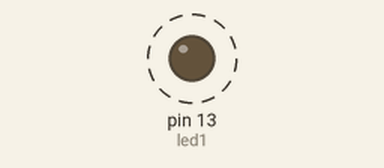
This sketch was run on a simulated Arduino Uno, built with avr-gcc and run on an emulated ATmega328P. On the bench: output pins drawn as LEDs (lit = HIGH). Dashed ring = blinking. No radio packets arrive unless stated.

Above: at 0.5 s.
Timing chart, 0 to 3.0 s (numbered marks = the images above):
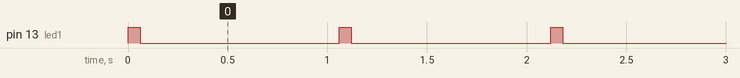

Measured:
- by itself, pin 13 (led1): alternates HIGH for 0.06 s and LOW for 1.0 s

The sketch:

emetteur1.ino
```cpp
/*
  433 MHz RF Module Transmitter Demonstration 1
  RF-Xmit-Demo-1.ino
  Demonstrates 433 MHz RF Transmitter Module
  Use with Receiver Demonstration 1

  DroneBot Workshop 2018
  https://dronebotworkshop.com
*/

// Include RadioHead Amplitude Shift Keying Library
#include <RH_ASK.h>
// Include dependant SPI Library
#include <SPI.h>

// Create Amplitude Shift Keying Object
RH_ASK rf_driver;
int led1 = 13;

void setup()
{
   pinMode(led1, OUTPUT);
    // Initialize ASK Object
    rf_driver.init();
}

void loop()
{
   digitalWrite(led1, HIGH);
    const char *msg = "Welcome to the Workshop!";
    rf_driver.send((uint8_t *)msg, strlen(msg));
    rf_driver.waitPacketSent();
     digitalWrite(led1, LOW);
    delay(1000);
}
```
